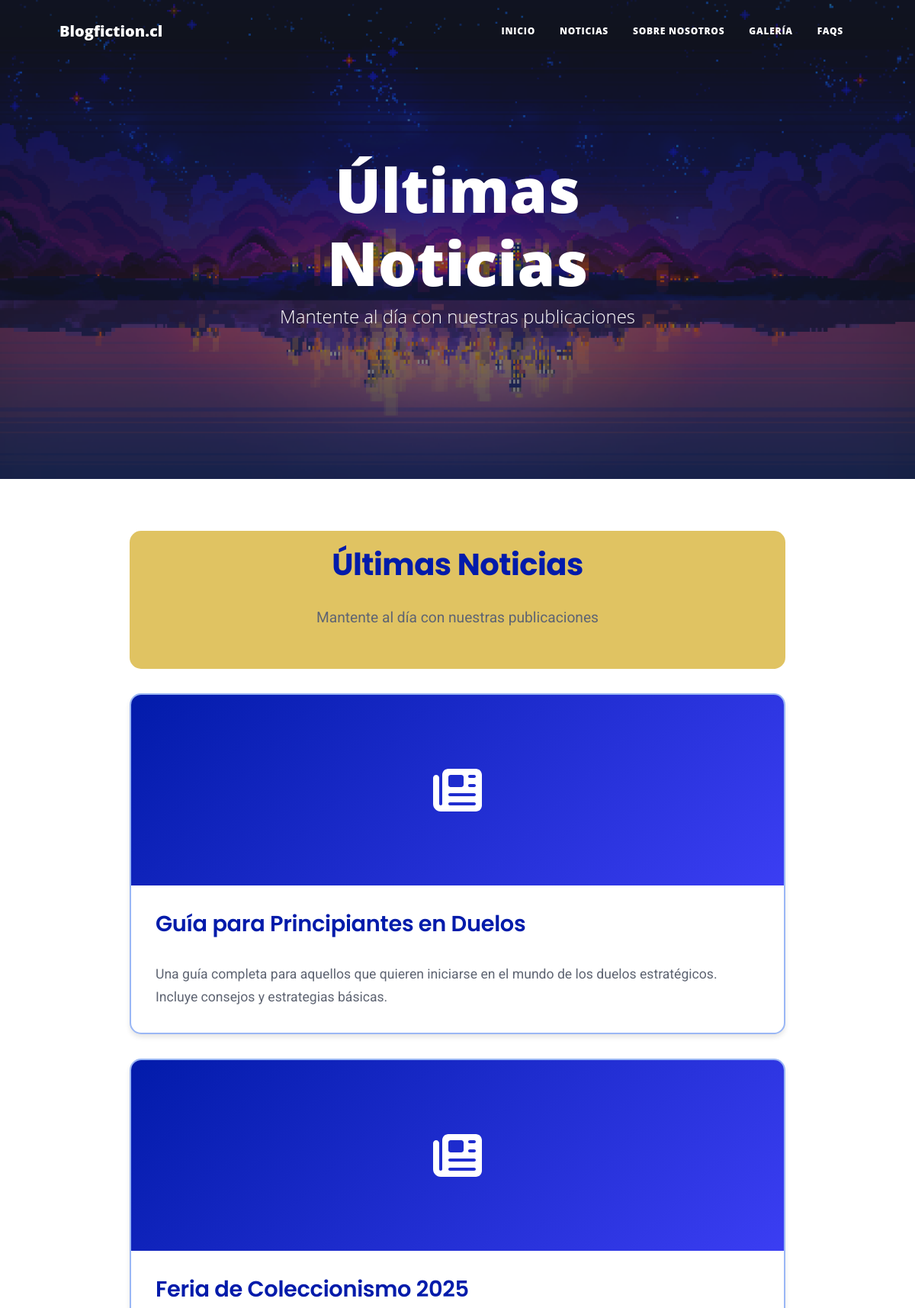
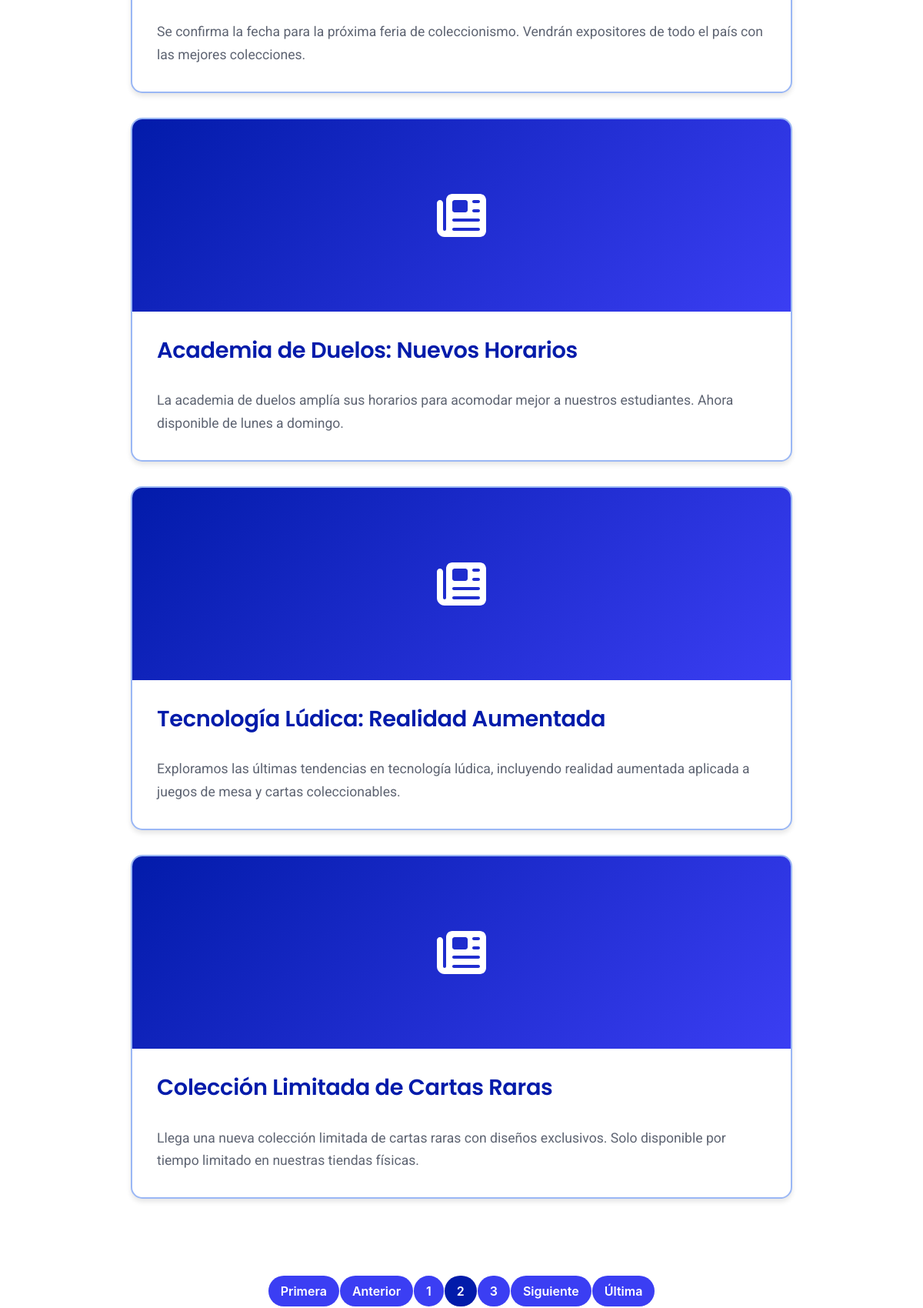
/noticias/?page=2 (upper part), run on the app's committed database (2 pictures, top to bottom).
### posteo/models.py (models this page shows, shortened)
class Noticia(models.Model):
    titulo = models.CharField(max_length=100, verbose_name="Título")
    detalle = models.TextField(verbose_name="Detalle")
    imagen = models.ImageField(upload_to='noticias/', blank=True, null=True, verbose_name="Imagen")
    categoria = models.CharField(max_length=50, default="General", verbose_name="Categoría")
    created = models.DateTimeField(auto_now_add=True, verbose_name="Fecha de creación")
    updated = models.DateTimeField(auto_now=True, verbose_name="Fecha de actualización")
    class Meta:
        verbose_name = "Noticia"
        verbose_name_plural = "Noticias"
        ordering = ['-created']

### posteo/views.py (the view)
# urls.py: path('noticias/', include('posteo.urls')),
def noticias(request):
    noticias_list = Noticia.objects.all().order_by('-created')
    paginator = Paginator(noticias_list, 5)
    page_number = request.GET.get('page')
    noticias = paginator.get_page(page_number)
    return render(request, 'posteo/noticias.html', {'noticias': noticias})

### core/context_processors.py (called while the page is built)
def banner_context(request):
    current_path = request.path
    banner_mapping = {
        '/': 'banner1.jpg',           # Página principal
        '/noticias/': 'banner2.png',  # Noticias
        '/about/': 'banner3.webp',   # Sobre nosotros
        '/gallery/': 'banner4.jpg',  # Galería
        '/faqs/': 'banner5.jpg',     # FAQs
    }
    banner_image = banner_mapping.get(current_path, 'banner1.jpg')
    banner_url = f"{settings.MEDIA_URL}{banner_image}"
    return {
        'banner_image': banner_url,
        'current_section': current_path,
    }

### posteo/templates/posteo/noticias.html (shortened to what this page needs)
{% extends 'posteo/base.html' %}
{% load static %}
{% block page_title %}Últimas Noticias{% endblock %}
{% block page_subtitle %}Mantente al día con nuestras publicaciones{% endblock %}
{% block content %}
<div class="noticias-container">
    <div class="noticias-header">
        <h1 class="noticias-titulo-principal">Últimas Noticias</h1>
        <p class="noticias-subtitulo">Mantente al día con nuestras publicaciones</p>
    </div>
    {% for n in noticias%}
    <article class="noticia-card">
        {% if n.imagen %}
            <img src="{{ n.imagen.url }}" alt="{{ n.titulo }}" class="noticia-imagen">
        {% else %}
            <div class="noticia-sin-imagen">
                <i class="fas fa-newspaper"></i>
            </div>
        {% endif %}
        <div class="noticia-content">
            <h2 class="noticia-titulo">{{ n.titulo }}</h2>
            <p class="noticia-detalle">{{ n.detalle }}</p>
        </div>
    </article>
    {% empty %}
    <div class="no-noticias">
        <i class="fas fa-inbox fa-3x mb-3"></i>
        <p>No hay noticias disponibles en este momento.</p>
    </div>
    {% endfor %}
</div>
{% if noticias.has_other_pages %}
<div class="pagination-container">
    <nav aria-label="Paginación de noticias">
        <ul class="pagination justify-content-center">
            {% if noticias.has_previous %}
                <li class="page-item">
                    <a class="page-link" href="?page=1">Primera</a>
                </li>
                <li class="page-item">
                    <a class="page-link" href="?page={{ noticias.previous_page_number }}">Anterior</a>
                </li>
            {% endif %}
            {% for num in noticias.paginator.page_range %}
                {% if noticias.number == num %}
                    <li class="page-item active">
                        <span class="page-link">{{ num }}</span>
                    </li>
                {% elif num > noticias.number|add:'-3' and num < noticias.number|add:'3' %}
                    <li class="page-item">
                        <a class="page-link" href="?page={{ num }}">{{ num }}</a>
                    </li>
                {% endif %}
            {% endfor %}
            {% if noticias.has_next %}
                <li class="page-item">
                    <a class="page-link" href="?page={{ noticias.next_page_number }}">Siguiente</a>
                </li>
                <li class="page-item">
                    <a class="page-link" href="?page={{ noticias.paginator.num_pages }}">Última</a>
                </li>
            {% endif %}
        </ul>
    </nav>
</div>
{% endif %}
{% endblock %}

### posteo/templates/posteo/noticias.html (style rules this page uses)
.noticias-container { max-width: 900px; margin: 0 auto; padding: 20px; }
.noticia-card { background: #fff; border-radius: 15px; overflow: hidden; box-shadow: 0 4px 6px rgba(0, 0, 0, 0.1); margin-bottom: 2rem; transition: all 0.3s ease; border: 2px solid #9ab7f5; }
.noticia-content { padding: 2rem; }
.noticia-titulo { font-family: 'Poppins', sans-serif; font-size: 1.8rem; font-weight: 600; color: #021baa; margin-bottom: 1rem; line-height: 1.3; letter-spacing: -0.3px; }
.noticia-detalle { font-family: 'Roboto', sans-serif; font-size: 1.1rem; color: #5E6472; line-height: 1.7; margin-bottom: 0; font-weight: 400; }
.noticia-sin-imagen { background: linear-gradient(135deg, #021baa 0%, #3b3ef3 100%); height: 250px; display: flex; align-items: center; justify-content: center; color: white; font-size: 4rem; }
.noticias-header { text-align: center; margin-bottom: 3rem; padding: 20px; background: #e0c362; border-radius: 15px; margin-bottom: 2rem; }
.noticias-titulo-principal { font-family: 'Poppins', sans-serif; font-size: 2.5rem; font-weight: 700; color: #021baa; margin-bottom: 0.5rem; letter-spacing: -0.5px; }
.noticias-subtitulo { font-family: 'Roboto', sans-serif; font-size: 1.2rem; color: #5E6472; font-weight: 400; }
.pagination-container { margin-top: 3rem; text-align: center; }
.pagination .page-link { background: #3b3ef3 !important; color: white !important; border: none !important; margin: 0 2px; border-radius: 25px !important; padding: 8px 16px; font-weight: 600; transition: all 0.3s ease; }
.pagination .page-item.active .page-link { background: #021baa !important; border: none !important; }

### data on the page
Noticia: titulo "Guía para Principiantes en Duelos", detalle "Una guía completa para aquellos que quieren iniciarse en el mundo de los duelos estratégicos. Incluye consejos y estrategias básicas."
Noticia: titulo "Feria de Coleccionismo 2025", detalle "Se confirma la fecha para la próxima feria de coleccionismo. Vendrán expositores de todo el país con las mejores colecciones."
Noticia: titulo "Academia de Duelos: Nuevos Horarios", detalle "La academia de duelos amplía sus horarios para acomodar mejor a nuestros estudiantes. Ahora disponible de lunes a domingo."
Noticia: titulo "Tecnología Lúdica: Realidad Aumentada", detalle "Exploramos las últimas tendencias en tecnología lúdica, incluyendo realidad aumentada aplicada a juegos de mesa y cartas coleccionables."
Noticia: titulo "Colección Limitada de Cartas Raras", detalle "Llega una nueva colección limitada de cartas raras con diseños exclusivos. Solo disponible por tiempo limitado en nuestras tiendas físicas."

### other printed values
{{ num }} "1" "3"
{{ num }} "2"
